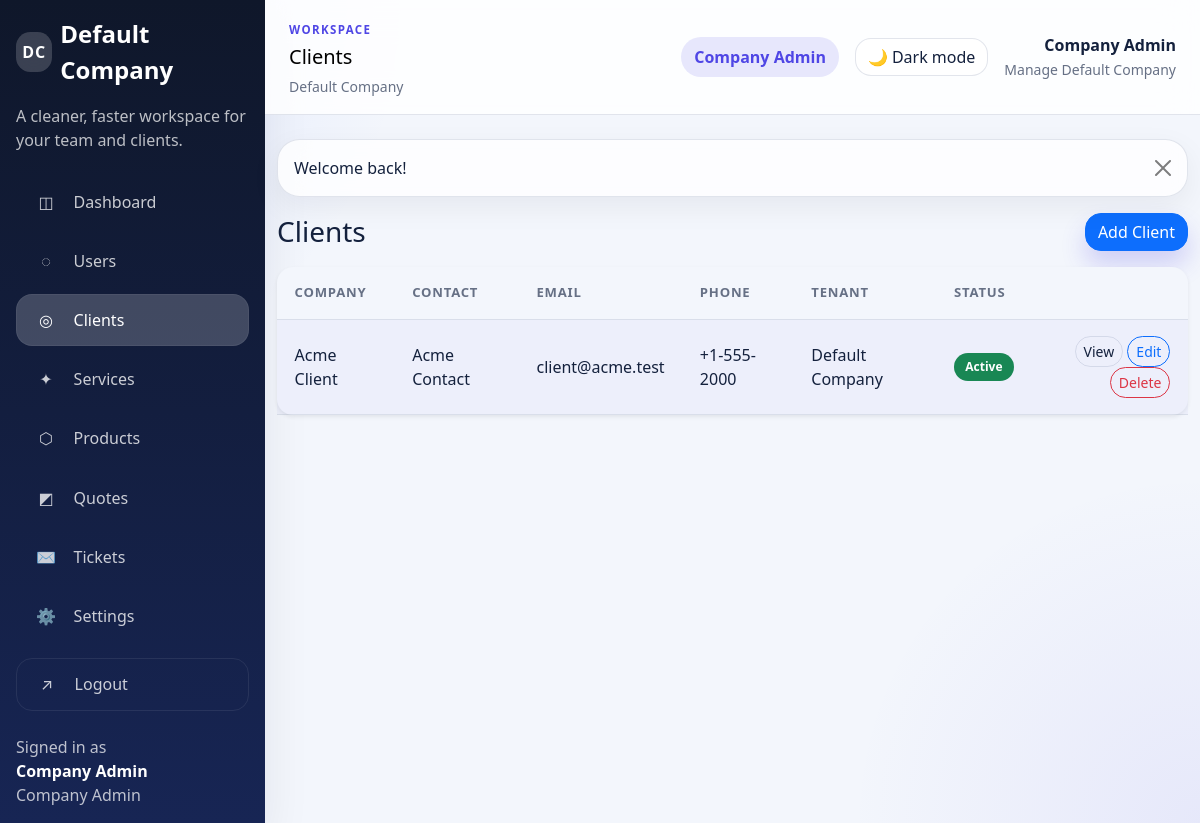
Screenshot of /modules/clients/index.php (signed in) with the database file from the repository.
### tables this page shows
CREATE TABLE clients (
    id INT UNSIGNED AUTO_INCREMENT PRIMARY KEY,
    company_id INT UNSIGNED NOT NULL,
    company_name VARCHAR(150) NOT NULL,
    contact_name VARCHAR(150) DEFAULT NULL,
    email VARCHAR(190) DEFAULT NULL,
    billing_email VARCHAR(190) DEFAULT NULL,
    phone VARCHAR(50) DEFAULT NULL,
    address_line1 VARCHAR(255) DEFAULT NULL,
    city VARCHAR(100) DEFAULT NULL,
    state VARCHAR(100) DEFAULT NULL,
    postal_code VARCHAR(30) DEFAULT NULL,
    country VARCHAR(100) DEFAULT NULL,
    status ENUM('active','inactive') NOT NULL DEFAULT 'active',
    created_at TIMESTAMP NOT NULL DEFAULT CURRENT_TIMESTAMP,
    updated_at TIMESTAMP NOT NULL DEFAULT CURRENT_TIMESTAMP ON UPDATE CURRENT_TIMESTAMP,
    CONSTRAINT fk_clients_company FOREIGN KEY (company_id) REFERENCES companies (id) ON DELETE CASCADE,
    UNIQUE KEY uq_clients_company_email (company_id, email),
    KEY idx_clients_company_status (company_id, status)
);

CREATE TABLE companies (
    id INT UNSIGNED AUTO_INCREMENT PRIMARY KEY,
    name VARCHAR(150) NOT NULL,
    email VARCHAR(190) DEFAULT NULL,
    contact_name VARCHAR(150) DEFAULT NULL,
    phone VARCHAR(50) DEFAULT NULL,
    address_line1 VARCHAR(255) DEFAULT NULL,
    city VARCHAR(100) DEFAULT NULL,
    state VARCHAR(100) DEFAULT NULL,
    postal_code VARCHAR(30) DEFAULT NULL,
    country VARCHAR(100) DEFAULT NULL,
    status ENUM('active','inactive') NOT NULL DEFAULT 'active',
    created_at TIMESTAMP NOT NULL DEFAULT CURRENT_TIMESTAMP,
    updated_at TIMESTAMP NOT NULL DEFAULT CURRENT_TIMESTAMP ON UPDATE CURRENT_TIMESTAMP,
    UNIQUE KEY uq_companies_email (email),
    KEY idx_companies_status (status)
);

### includes/auth.php (called while the page is built, shortened)
<?php
require_once BASE_PATH . '/includes/functions.php';
function current_user(): ?array
{
    return $_SESSION['user'] ?? null;
}
function current_company_id(): ?int
{
    return isset($_SESSION['user']['company_id']) ? (int) $_SESSION['user']['company_id'] : null;
}
function is_logged_in(): bool
{
    return current_user() !== null;
}
function has_role(string|array $roles): bool
{
    $user = current_user();
    $roles = (array) $roles;
    return in_array($user['role'], $roles, true);
}
function is_super_admin(): bool
{
    return has_role('super_admin');
}
function is_company_admin(): bool
{
    return has_role('company_admin');
}
function has_permission(string|array $permissions): bool
{
    if (is_super_admin() || is_company_admin()) {
        return true;
    }
    return false;
}

### config/database.php (called while the page is built, shortened)
<?php
function db(): PDO
{
    static $pdo = null;
    if ($pdo instanceof PDO) {
        return $pdo;
    }
    $dsn = sprintf('mysql:host=%s;dbname=%s;charset=%s', DB_HOST, DB_NAME, DB_CHARSET);
    $pdo = new PDO($dsn, DB_USER, DB_PASS, [
        PDO::ATTR_ERRMODE => PDO::ERRMODE_EXCEPTION,
        PDO::ATTR_DEFAULT_FETCH_MODE => PDO::FETCH_ASSOC,
        PDO::ATTR_EMULATE_PREPARES => false,
    ]);
    return $pdo;
}

### modules/clients/index.php (the view, shortened to what this page needs)
<?php
require_once BASE_PATH . '/includes/auth.php';
$sql = 'SELECT clients.*, companies.name AS tenant_name
        FROM clients
        INNER JOIN companies ON companies.id = clients.company_id
        WHERE ' . (is_super_admin() ? '1=1' : 'clients.company_id = :company_id') . '
        ORDER BY clients.company_name';
$stmt = db()->prepare($sql);
$stmt->execute(company_scope_params());
$clients = $stmt->fetchAll();
$pageTitle = 'Clients';
require BASE_PATH . '/includes/header.php';
?>
<div class="d-flex justify-content-between align-items-center mb-3"><h1 class="h3 mb-0">Clients</h1><?php if (has_permission('clients.create')): ?><a class="btn btn-primary" href="/modules/clients/add.php">Add Client</a><?php endif; ?></div>
<div class="card border-0 shadow-sm"><div class="table-responsive"><table class="table table-striped mb-0"><thead><tr><th>Company</th><th>Contact</th><th>Email</th><th>Phone</th><th>Tenant</th><th>Status</th><th></th></tr></thead><tbody><?php foreach ($clients as $client): ?><tr><td><?= h($client['company_name']) ?></td><td><?= h($client['contact_name']) ?></td><td><?= h($client['email']) ?></td><td><?= h($client['phone']) ?></td><td><?= h($client['tenant_name']) ?></td><td><?= invoice_status_badge($client['status']) ?></td><td class="text-end"><a class="btn btn-sm btn-outline-secondary" href="/modules/clients/view.php?id=<?= (int) $client['id'] ?>">View</a><?php if (has_permission('clients.edit')): ?> <a class="btn btn-sm btn-outline-primary" href="/modules/clients/edit.php?id=<?= (int) $client['id'] ?>">Edit</a><?php endif; ?><?php if (has_permission('clients.delete')): ?> <a class="btn btn-sm btn-outline-danger" href="/modules/clients/delete.php?id=<?= (int) $client['id'] ?>" data-confirm="Delete this client?">Delete</a><?php endif; ?></td></tr><?php endforeach; ?></tbody></table></div></div>
<?php require BASE_PATH . '/includes/footer.php'; ?>

### includes/sidebar.php (shortened to what this page needs)
<?php
$branding = $companyBranding ?? portal_branding();
$navItems = [
    ['label' => 'Dashboard', 'href' => '/modules/dashboard/index.php', 'visible' => true, 'icon' => '◫'],
    ['label' => 'Companies', 'href' => '/modules/companies/index.php', 'visible' => is_super_admin(), 'icon' => '▣'],
    ['label' => 'Users', 'href' => '/modules/users/index.php', 'visible' => has_permission('users.manage'), 'icon' => '◌'],
    ['label' => 'Clients', 'href' => '/modules/clients/index.php', 'visible' => has_permission('clients.view'), 'icon' => '◎'],
    ['label' => 'Services', 'href' => '/modules/services/index.php', 'visible' => has_permission('services.view'), 'icon' => '✦'],
    ['label' => 'Products', 'href' => '/modules/products/index.php', 'visible' => has_permission('products.view'), 'icon' => '⬡'],
    ['label' => 'Quotes', 'href' => '/modules/invoices/index.php', 'visible' => has_permission('invoices.view'), 'icon' => '◩'],
    ['label' => 'Tickets', 'href' => '/modules/tickets/index.php', 'visible' => has_permission('tickets.view'), 'icon' => '✉'],
    ['label' => 'Settings', 'href' => '/modules/settings/index.php', 'visible' => has_permission('settings.manage'), 'icon' => '⚙'],
];
?>
<aside class="sidebar p-3">
    <div class="sidebar-brand mb-4">
        <a class="text-decoration-none text-white fs-4 fw-bold d-inline-flex align-items-center gap-2" href="/index.php">
            <?php if ($branding['logo_url'] !== ''): ?>
                <img class="sidebar-brand-logo" src="<?= h($branding['logo_url']) ?>" alt="<?= h($branding['brand_name']) ?> logo">
            <?php else: ?>
                <span class="sidebar-brand-mark"><?= h($branding['brand_initials']) ?></span>
            <?php endif; ?>
            <span><?= h($branding['brand_name']) ?></span>
        </a>
        <p class="sidebar-copy mb-0 mt-3"><?= h($branding['portal_tagline']) ?></p>
    </div>
    <nav class="nav flex-column gap-2">
        <?php foreach ($navItems as $item): ?>
            <?php if (!$item['visible']) {
                continue;
            }
            $isActive = str_starts_with($currentPath, dirname($item['href'])) || $currentPath === $item['href'];
            ?>
            <a class="nav-link<?= $isActive ? ' active' : '' ?>" href="<?= h($item['href']) ?>">
                <span class="nav-icon" aria-hidden="true"><?= h($item['icon']) ?></span>
                <span><?= h($item['label']) ?></span>
            </a>
        <?php endforeach; ?>
        <a class="nav-link logout-link mt-2" href="/modules/auth/logout.php">
            <span class="nav-icon" aria-hidden="true">↗</span>
            <span>Logout</span>
        </a>
    </nav>
    <div class="sidebar-footer mt-auto pt-4">
        <div class="sidebar-user-label">Signed in as</div>
        <div class="sidebar-user-name"><?= h(current_user()['full_name'] ?? '') ?></div>
        <div class="sidebar-user-role"><?= h(ucwords(str_replace('_', ' ', current_user()['role'] ?? ''))) ?></div>
    </div>
</aside>

### includes/topbar.php (shortened to what this page needs)
<?php declare(strict_types=1);
$branding = $companyBranding ?? portal_branding();
?>
<nav class="navbar portal-topbar px-4 py-3">
    <div class="container-fluid p-0 align-items-center gap-3">
        <div class="d-flex align-items-center gap-3">
            <div>
                <span class="eyebrow-label">Workspace</span>
                <div class="navbar-brand mb-0 h1"><?= h($pageTitle) ?></div>
                <small class="text-body-secondary"><?= h($branding['brand_name']) ?></small>
            </div>
        </div>
        <div class="ms-auto d-flex align-items-center gap-3">
            <span class="status-pill"><?= h(ucwords(str_replace('_', ' ', current_user()['role'] ?? ''))) ?></span>
            <button
                type="button"
                class="btn btn-outline-secondary theme-toggle"
                data-theme-toggle
                data-theme-toggle-label="Switch to dark mode"
                aria-label="Switch color theme"
            >
                <span class="theme-toggle-icon" aria-hidden="true">🌙</span>
                <span class="theme-toggle-text">Dark mode</span>
            </button>
            <div class="text-end">
                <div class="fw-semibold"><?= h(current_user()['full_name'] ?? '') ?></div>
                <small class="text-body-secondary">Manage <?= h($branding['brand_name']) ?></small>
            </div>
        </div>
    </div>
</nav>

### includes/functions.php (shortened to what this page needs)
<?php
require_once BASE_PATH . '/config/database.php';
function h(?string $value): string
{
    return htmlspecialchars((string) $value, ENT_QUOTES, 'UTF-8');
}
function company_settings(int $companyId): array
{
    static $cache = [];
    if (!isset($cache[$companyId])) {
        $stmt = db()->prepare('SELECT setting_key, setting_value FROM settings WHERE company_id = :company_id');
        $stmt->execute(['company_id' => $companyId]);
        $cache[$companyId] = [];
        foreach ($stmt->fetchAll() as $row) {
            $cache[$companyId][$row['setting_key']] = $row['setting_value'];
        }
    }
    return $cache[$companyId];
}
function normalize_hex_color(?string $value, string $default = '#4f46e5'): string
{
    $candidate = strtoupper(trim((string) $value));
    return $candidate;
}
function hex_to_rgb_string(string $hexColor): string
{
    $hexColor = ltrim(normalize_hex_color($hexColor), '#');
    return implode(', ', [
        (string) hexdec(substr($hexColor, 0, 2)),
        (string) hexdec(substr($hexColor, 2, 2)),
        (string) hexdec(substr($hexColor, 4, 2)),
    ]);
}
function brand_initials(string $name): string
{
    $name = trim($name);
    $parts = preg_split('/\s+/', $name) ?: [];
    $initials = '';
    foreach ($parts as $part) {
        $initials .= strtoupper(substr($part, 0, 1));
        if (strlen($initials) >= 2) {
            break;
        }
    }
    return $initials !== '' ? $initials : 'BP';
}
function portal_branding(?int $companyId = null): array
{
    $companyId ??= current_company_id() ?? 0;
    $settings = $companyId > 0 ? company_settings($companyId) : [];
    $companyName = APP_NAME;
    if ($companyId > 0) {
        $stmt = db()->prepare('SELECT name FROM companies WHERE id = :id LIMIT 1');
        $stmt->execute(['id' => $companyId]);
        $companyName = (string) ($stmt->fetchColumn() ?: APP_NAME);
    }
    $brandName = trim((string) ($settings['brand_name'] ?? ''));
    $displayName = trim((string) ($settings['company_name'] ?? '')) ?: $companyName;
    $primaryColor = normalize_hex_color($settings['primary_color'] ?? '#4f46e5');
    $logoUrl = trim((string) ($settings['logo_url'] ?? ''));
    $tagline = trim((string) ($settings['portal_tagline'] ?? '')) ?: 'A cleaner, faster workspace for your team and clients.';
    $welcomeMessage = trim((string) ($settings['dashboard_message'] ?? '')) ?: 'Track only the areas this user can access, so each team member sees a focused workspace.';
    return [
        'company_id' => $companyId,
        'company_name' => $displayName,
        'brand_name' => $brandName !== '' ? $brandName : $displayName,
        'logo_url' => $logoUrl,
        'primary_color' => $primaryColor,
        'primary_color_rgb' => hex_to_rgb_string($primaryColor),
        'portal_tagline' => $tagline,
        'dashboard_message' => $welcomeMessage,
        'brand_initials' => brand_initials($brandName !== '' ? $brandName : $displayName),
    ];
}
function invoice_status_badge(string $status): string
{
    $classes = [
        'draft' => 'secondary',
        'sent' => 'info',
        'paid' => 'success',
        'overdue' => 'danger',
        'cancelled' => 'dark',
        'unpaid' => 'warning',
        'open' => 'primary',
        'closed' => 'secondary',
        'active' => 'success',
        'inactive' => 'secondary',
        'suspended' => 'warning',
    ];
    $class = $classes[$status] ?? 'secondary';
    return '<span class="badge bg-' . $class . '">' . h(ucfirst($status)) . '</span>';
}

### rows the page displays
clients: company.name "Default Company", company_name "Acme Client", contact_name "Acme Contact", email "client@acme.test", phone "+1-555-2000", status "Active"

### other values shown
$branding['brand_initials'] "DC"
$branding['portal_tagline'] "A cleaner, faster workspace for your team and clients."
$item['icon'] "◫"
$item['label'] "Dashboard"
$item['icon'] "◌"
$item['label'] "Users"
$item['icon'] "◎"
$item['label'] "Clients"
$item['icon'] "✦"
$item['label'] "Services"
$item['icon'] "⬡"
$item['label'] "Products"
$item['icon'] "◩"
$item['label'] "Quotes"
$item['icon'] "✉"
